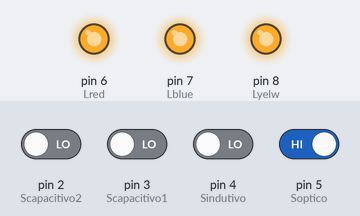
Bench run of a sketch on a simulated Arduino Uno, built with avr-gcc and run on an emulated ATmega328P. Shown: output pins drawn as LEDs (lit = HIGH). Inputs (shaded band) come from the test bench; at power-on: pin 5 (Soptico) HIGH, pin 2 (Scapacitivo2), pin 3 (Scapacitivo1), pin 4 (Sindutivo) LOW. What the sketch prints to the serial monitor is not drawn.

Above: at 6.8 s.
6.9 s: pin 5 (Soptico) driven LOW
10.8 s: pin 3 (Scapacitivo1) driven HIGH
At 13.2 s:
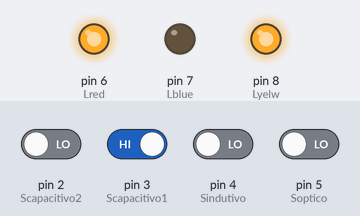
14.7 s: pin 4 (Sindutivo) driven HIGH
At 15.6 s:
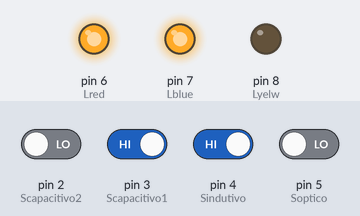
18.6 s: pin 4 (Sindutivo) driven LOW
At 22.6 s:
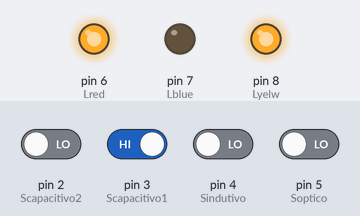
22.9 s: pin 2 (Scapacitivo2) driven HIGH
At 25.1 s:
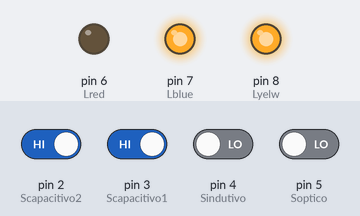
26.8 s: pin 2 (Scapacitivo2) driven LOW
At 28.6 s:
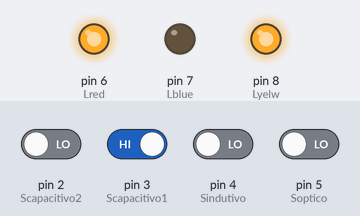
Timing chart, 0 to 30.1 s (numbered marks = the images above; inputs shaded):
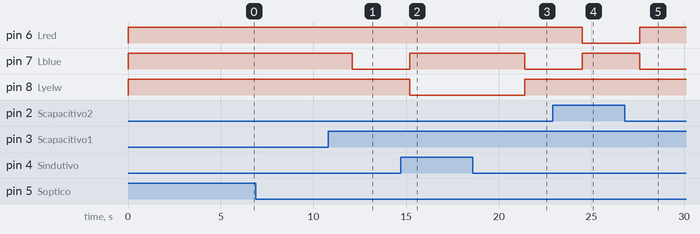

Measured:
- after the input at 6.9 s, every drawn part: stays the same
- after the input at 10.8 s, pin 7 (Lblue): HIGH → LOW after 1.3 s
- after the input at 14.7 s, pin 7 (Lblue): LOW → HIGH after 0.50 s; pin 8 (Lyelw): HIGH → LOW after 0.50 s
- after the input at 18.6 s, pin 7 (Lblue): HIGH → LOW after 2.8 s; pin 8 (Lyelw): LOW → HIGH after 2.8 s
- after the input at 22.9 s, pin 6 (Lred): HIGH → LOW after 1.6 s; pin 7 (Lblue): LOW → HIGH after 1.6 s
- after the input at 26.8 s, pin 6 (Lred): LOW → HIGH after 0.80 s; pin 7 (Lblue): HIGH → LOW after 0.80 s

The sketch:

senai_caio.ino
```cpp
#define Scapacitivo1 3
#define Scapacitivo2 2
#define Sindutivo 4
#define Soptico 5
#define Lred 6
#define Lblue 7
#define Lyelw 8
#define Cplastico 9
#define Cpapel 10
#define Cmetal 11
int tipolixo = 0;

void setup() {
  Serial.begin(9600);

  //ENTRADAS

  pinMode(Scapacitivo1, INPUT);
  pinMode(Scapacitivo2, INPUT);
  pinMode(Sindutivo, INPUT);
  pinMode(Soptico, INPUT);
  pinMode(Cplastico, INPUT);
  pinMode(Cpapel, INPUT);
  pinMode(Cmetal, INPUT);

  //SAIDAS

  pinMode(Lred, OUTPUT);
  pinMode(Lblue, OUTPUT);
  pinMode(Lyelw, OUTPUT);

}

void loop() {

   digitalWrite(Lyelw,HIGH);
   digitalWrite(Lblue,HIGH);
   digitalWrite(Lred,HIGH);


  if(digitalRead(Soptico) == LOW){

    Serial.println("Iniciando detecção");
    Tipodematerial();

  }else{Serial.println("Aguardando detecção");}

  delay(3000);
  }

void Tipodematerial(){


 /* Serial.print("sensor1:");
  Serial.println(digitalRead(Scapacitivo1));
  Serial.print("sensor2:");
  Serial.println(digitalRead(Scapacitivo2));
  Serial.print("sensor3:");
  Serial.println(digitalRead(Sindutivo));*/

  if(digitalRead(Sindutivo) == HIGH){

    digitalWrite(Lyelw,LOW);
    tipolixo = 1; // metal
    Serial.print("1");
  }

  else if(digitalRead(Scapacitivo1) == HIGH and digitalRead(Scapacitivo2) == HIGH ){
    digitalWrite(Lred,LOW);
    tipolixo = 2; // plastico
    Serial.print("2");
}

  else if(digitalRead(Scapacitivo1) == HIGH and digitalRead(Scapacitivo2) == LOW){
    digitalWrite(Lblue,LOW);
    tipolixo = 3; // papel
    Serial.print("3");
  }

  else{Serial.println("Não foi identificado o material");}

   delay(100);

}
```
